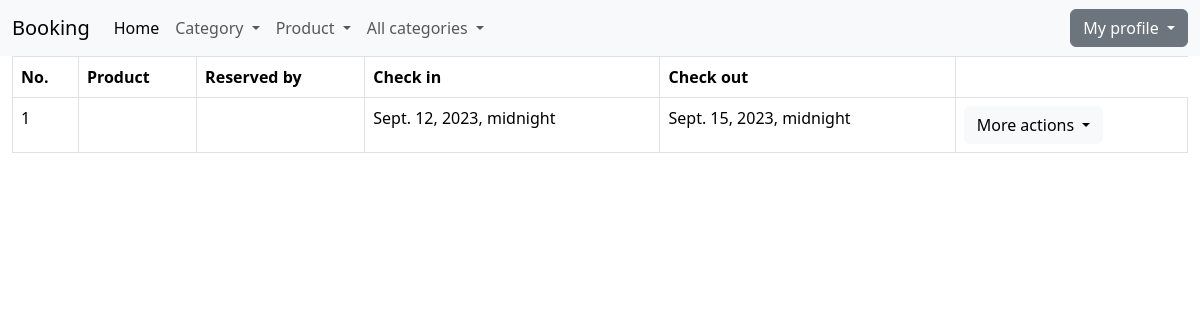
The page /list_of_reservations/ (signed in) on the database its author committed.
### reservation/models.py (models this page shows, shortened)
class Reservation(models.Model):
    date_in = models.DateField()
    date_out = models.DateField()

### reservation/views.py (the view)
# urls.py: path('list_of_reservations/', views.ReservationListView.as_view(), name='list-of-reservations'),
class ReservationListView(PermissionRequiredMixin, ListView):
    template_name = 'reservation/list_of_reservations.html'
    model = Reservation
    context_object_name = 'all_reservations'
    permission_required = 'reservation.add_reservation'
    def get_queryset(self):
        return Reservation.objects.all()

### booking/context_processors.py (called while the page is built)
def get_all_categories(request):
    return {'get_categories': Category.objects.all()}

### templates/reservation/list_of_reservations.html (shortened to what this page needs)
{% extends 'base.html' %}
{% block content %}
    <div class="container-fluid">
        <div class="row">
            <div class="col-md-12">
                {% if all_reservations %}
                    <table class="table table-bordered">
                        <thead>
                        <tr>
                            <th>No.</th>
                            <th>Product</th>
                            <th>Reserved by</th>
                            <th>Check in</th>
                            <th>Check out</th>
                        </tr>
                        </thead>
                        <tbody>
                        {% for reservation in all_reservations %}
                            <tr>
                                <td>{{ forloop.counter }}</td>
                                <td>{{ reservation.product }}</td>
                                <td>{{ reservation.reserved_by }}</td>
                                <td>{{ reservation.date_in }}</td>
                                <td>{{ reservation.date_out }}</td>
                                <td>
                                    {% if perms.reservation.change_reservation or perms.reservations.delete_reservation or perms.reservation.view_reservation %}
                                        <div class="dropdown">
                                            <a class="btn btn-light dropdown-toggle" href="#" role="button"
                                               data-bs-toggle="dropdown" aria-expanded="false">More actions
                                            </a>
                                        </div>
                                    {% else %}
                                        No actions
                                    {% endif %}
                                </td>
                            </tr>
                        {% endfor %}
                        </tbody>
                    </table>
                {% else %}
                    There are no reservations available!
                {% endif %}
            </div>
        </div>
    </div>
{% endblock %}

### rows shown on the page
Reservation: date_in "Sept. 12, 2023, midnight", date_out "Sept. 15, 2023, midnight"
